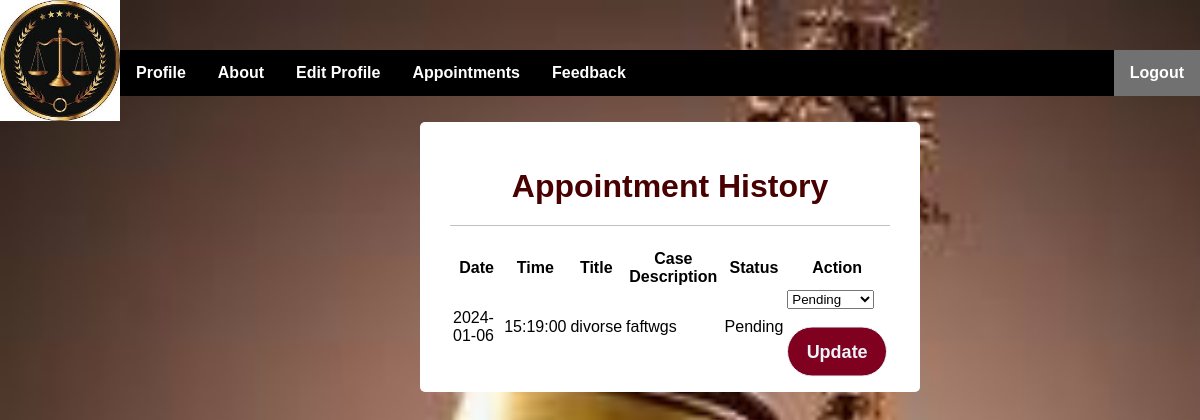
The app's page /lappoinment.php (signed in) with its own data.
### tables this page shows
CREATE TABLE `appoinment` (
  `id` int(11) NOT NULL,
  `cid` int(11) NOT NULL,
  `lid` int(11) NOT NULL,
  `date` date NOT NULL,
  `time` time NOT NULL,
  `Title` varchar(55) NOT NULL,
  `case_discription` text NOT NULL,
  `created_at` timestamp NOT NULL DEFAULT current_timestamp(),
  `status` varchar(50) DEFAULT 'Pending'
);

### lappoinment.php (the view, shortened to what this page needs)
<!DOCTYPE html>
<html lang="en" dir="ltr">
<head>
    <link rel="stylesheet" href="style.css">
    <link rel="stylesheet" href="main.css">
</head>
<body> <header>
        <img src="logo.jpg" width="10%" height="20%">
        <ul class="nav">
            <li><a href="lprofil.php">Profile</a></li>
            <li><a href="labout.php">About</a></li>
            <li><a href="ledit.php">Edit Profile</a></li>
            <li><a href="lappoinment.php">Appointments</a></li>
            <li><a href="lfeedback.php">Feedback</a></li>
            <li style="float:right"><a href="logout.php" class="active">Logout</a></li>
        </ul>
    </header>
    <div class="container">
        <h1>Appointment History</h1>
        <?php
        include 'db.php';
        $email = $_SESSION['email'];
        $query = "SELECT * FROM `appoinment` WHERE `lid`in (SELECT `id` FROM `lawers` WHERE `email`='$email')";
        $result = $con->query($query);
        if ($result->num_rows > 0) {
            echo '<table>';
            echo '<tr><th>Date</th><th>Time</th><th>Title</th><th>Case Description</th><th>Status</th><th>Action</th></tr>';
            while ($appointmentRow = $result->fetch_assoc()) {
                echo '<tr>';
                echo '<td>' . $appointmentRow['date'] . '</td>';
                echo '<td>' . $appointmentRow['time'] . '</td>';
                echo '<td>' . $appointmentRow['Title'] . '</td>';
                echo '<td>' . $appointmentRow['case_discription'] . '</td>';
                echo '<td>' . $appointmentRow['status'] . '</td>';
                echo '<td>';
                echo '<form action="#" method="POST">';
                echo '<select name="new_status">';
                echo '<option value="Pending">Pending</option>';
                echo '</select>';
                echo '<input type="submit" value="Update" name="update_status">';
                echo '</form>';
                echo '</td>';
                echo '</tr>';
            }
            echo '</table>';
        } else {
            echo '<p>No appointments found.</p>';
        }
        ?>
    </div>
</body>
</html>

### style.css (style rules this page uses)
body { margin: 0; background: url("8.jpg"); overflow: hidden; background-size: cover; font-family: Arial, sans-serif; }
h1 { text-align: center; padding: 0 0 20px; border-bottom: 1px solid silver; color: #480000; }
input { padding: 10px; width: 100%; box-sizing: border-box; border: 1px solid #ccc; border-radius: 5px; margin-top: 5px; font-size: 16px; }
input[type="submit"] { width: 100%; height: 50px; transform: translateY(25%); border: 1px solid; background: #800020; border-radius: 25px; font-size: 18px; color: #e9f4fb; font-weight: 700; cursor: pointer; outline: none; }
.container { margin: 1px; max-width: 500px; width: 100%; height: 677px; background: #fff; padding: 25px 30px; border-radius: 5px; margin-left: 35%; }

### main.css (style rules this page uses)
.nav { margin-top:50; }
ul { list-style-type: none; margin: 0; padding: 0; overflow: hidden; background-color:black; width:90%; float: right; }
li { float: left; position: sticky; position: -webkit-sticky; display: inline; }
li a { display:block; color: white; text-align: center; padding: 14px 16px; text-decoration: none; font-weight:900; }
.active { background-color: #86de47; float:right; }
* { box-sizing: border-box }
body { font-family: Verdana, sans-serif; margin:0; background: url("8.jpg"); background-repeat: no-repeat; background-size: cover; }
img { vertical-align: middle; }
.active, .dot:hover { background-color: #717171; }

### lappoinment.php (style rules this page uses)
.nav { margin-top:50px }
body { overflow: scroll }
.container { height: auto; }

### records on screen
appoinment: date "2024-01-06", time "15:19:00", Title "divorse", case_discription "faftwgs", status "Pending"
